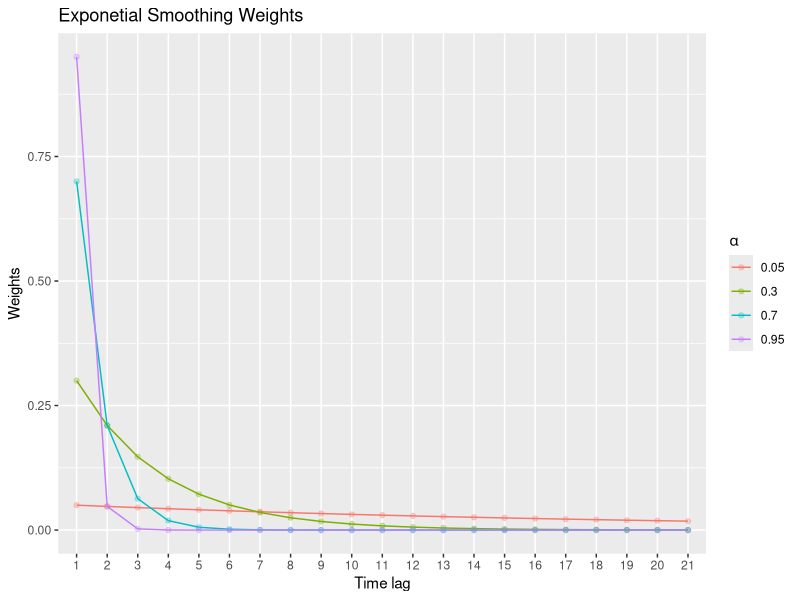
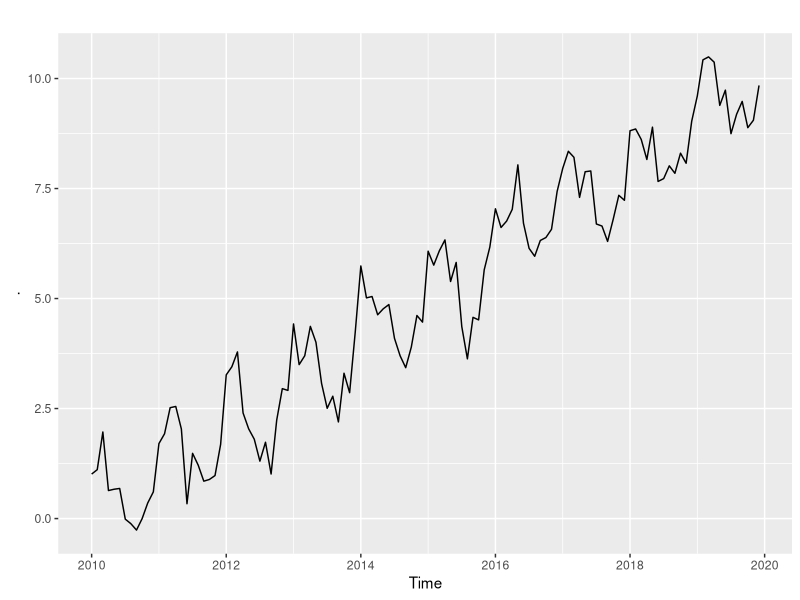
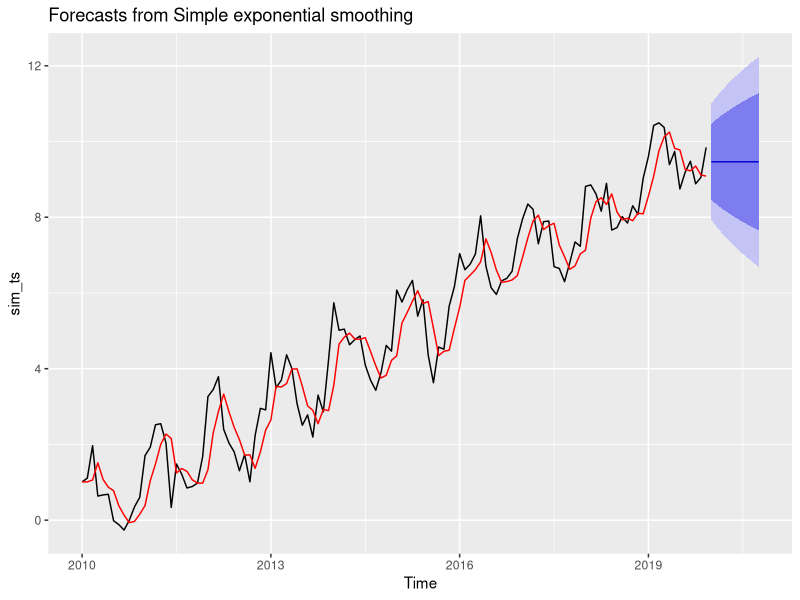

The R source for these figures, in order:
## ---- chunk 1
library(tidyverse)
library(lubridate)
library(forecast)
library(xts)

knitr::opts_chunk$set(
  comment = "#>",
  collapse = TRUE,
  fig.width = 6,
  fig.asp = 0.618,
  out.width = "70%",
  fig.align = "center"
)
## ---- chunk 2
grid <- data_frame(
   alpha = c(0.05, 0.3, 0.7, 0.95),
   t = rep(list(0:20))
)

grid <- grid %>% 
    mutate(
        weights = map2(.x = t, .y = alpha, ~.y * (1 - .y)^.x),
        alpha = as.factor(alpha)
    ) %>% 
    unnest() 

ggplot(grid, aes(x = as.factor(t + 1), y = weights, 
                 group = alpha, col = alpha)) +
    geom_line() +
    geom_point(alpha = 0.3) +
    labs(
        title = "Exponetial Smoothing Weights",
        y = "Weights",
        x = "Time lag",
        colour = expression(alpha)
    )
## ---- chunk 3
# for reproducibility ------------------------------------------------------
set.seed(20170214) 

# data components ----------------------------------------------------------
trend <- (row_number(1:120) - 1) / 12
seasonal <- sin(2 * pi * row_number(1:120) / 12) 
error <- rnorm(120, sd = 0.5)
value <- trend + seasonal + error

# timeseries as data frame ------------------------------------------------
sim_ts <- ts(value, start = 2010, frequency = 12)

# plot the time series -----------------------------------------------------
sim_ts %>% autoplot()
## ---- chunk 4
ses_ts <- ses(sim_ts, alpha = 0.5, initial = 'simple')

date <- ses_ts$x %>% 
    as.xts() %>% 
    index()
    
ses_fitted <- data_frame(
    date,
    fitted = coredata(ses_ts$fitted)
) %>% gather(var, value, -date)

autoplot(object = ses_ts) +
  geom_line(data = ses_fitted, aes(x = date, y = value), colour = 'red')
